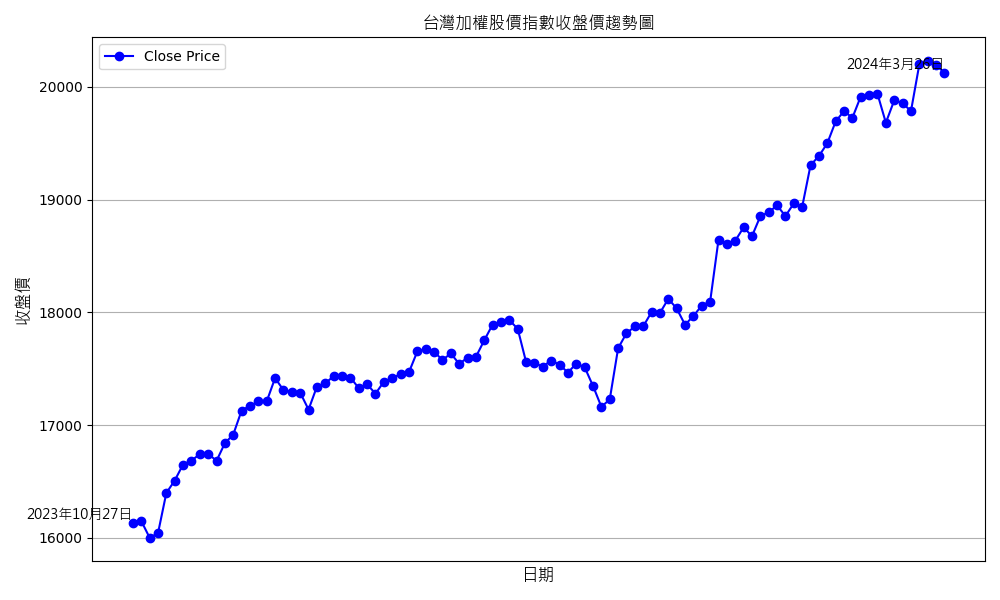

Recreate this plot in Python.
import requests
import pandas as pd
import matplotlib.pyplot as plt
from matplotlib.font_manager import FontProperties
from bs4 import BeautifulSoup

def fetch_twii_history():
    url = 'https://hk.finance.yahoo.com/quote/%5ETWII/history/'
    headers = {
        'User-Agent': 'Mozilla/5.0 (Windows NT 10.0; Win64; x64) AppleWebKit/537.36 (KHTML, like Gecko) Chrome/58.0.3029.110 Safari/537.3'}
    
    response = requests.get(url, headers=headers)
    if response.status_code == 200:
        soup = BeautifulSoup(response.text, 'html.parser')
        table = soup.find('table', {'data-test': 'historical-prices'})
        if table:
            dates = []
            close_prices = []
            rows = table.find_all('tr', {'class': 'BdT Bdc($seperatorColor) Ta(end) Fz(s) Whs(nw)'})
            for row in rows:
                data = row.find_all('span')
                if len(data) == 7:
                    date = data[0].text
                    close_price = data[4].text
                    dates.append(date)
                    close_prices.append(float(close_price.replace(',', '')))
            return dates[::-1], close_prices[::-1]  # 反轉列表以獲得正確的趨勢圖順序
        else:
            print("Table not found on the page.")
            return None, None
    else:
        print("Failed to fetch data from the URL.")
        return None, None

def plot_close_price_trend(dates, close_prices):
    plt.figure(figsize=(10, 6))
    plt.plot(dates, close_prices, label='Close Price', marker='o', color='b')
    plt.title('台灣加權股價指數收盤價趨勢圖', fontproperties=font_properties)
    plt.xlabel('日期', fontproperties=font_properties)
    plt.ylabel('收盤價', fontproperties=font_properties)
    plt.xticks([])  # 不顯示 x 軸刻度
    plt.legend()
    plt.grid(True)
    plt.tight_layout()
    
    # 顯示第一個和最後一個點的日期
    plt.text(dates[0], close_prices[0], dates[0], fontsize=10, ha='right', va='bottom', fontproperties=font_properties)
    plt.text(dates[-1], close_prices[-1], dates[-1], fontsize=10, ha='right', va='bottom', fontproperties=font_properties)

    plt.savefig(f'C:\\Users\\User\\Desktop\\project\\quick_analyze_taiwan_finance\\tw_stock_weighted_index.png')

if __name__ == "__main__":
    font_path = "C:\\Windows\\Fonts\\msjh.ttc"
    font_properties = FontProperties(fname=font_path, size=12)
    
    dates, close_prices = fetch_twii_history()
    if dates and close_prices:
        plot_close_price_trend(dates, close_prices)